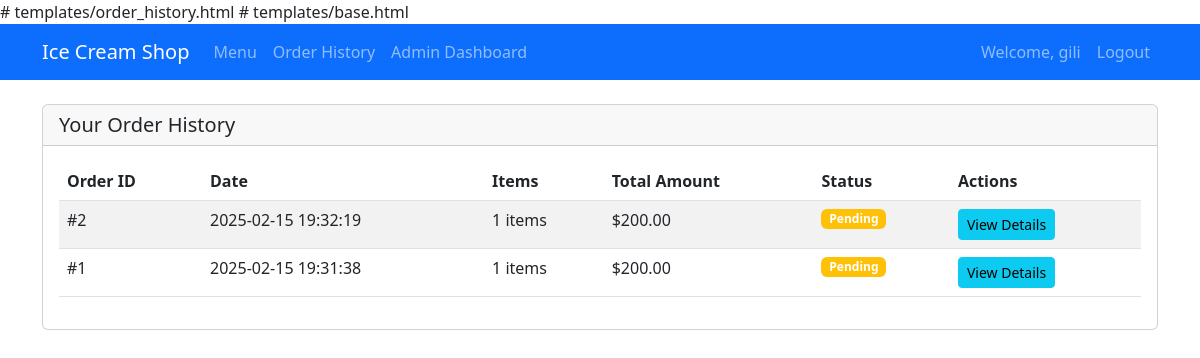
The app's page /order-history (signed in) with its own data.
### models.py (models this page shows)
class User(UserMixin, db.Model):
    id = db.Column(db.Integer, primary_key=True)
    username = db.Column(db.String(80), unique=True, nullable=False)
    email = db.Column(db.String(120), unique=True, nullable=False)
    password_hash = db.Column(db.String(128))
    is_admin = db.Column(db.Boolean, default=False)
    orders = db.relationship('Order', backref='customer', lazy=True)

class Order(db.Model):
    id = db.Column(db.Integer, primary_key=True)
    user_id = db.Column(db.Integer, db.ForeignKey('user.id'), nullable=False)
    date_ordered = db.Column(db.DateTime, default=datetime.utcnow)
    status = db.Column(db.String(20), default='pending')
    total_amount = db.Column(db.Float, nullable=False)
    items = db.relationship('OrderItem', backref='order', lazy=True)

### app.py (the view)
@app.route('/order-history')
@login_required
def order_history():
    orders = Order.query.filter_by(user_id=current_user.id).order_by(Order.date_ordered.desc()).all()
    return render_template('order_history.html', orders=orders)

### app.py (called while the page is built)
@login_manager.user_loader
def load_user(user_id):
    return User.query.get(int(user_id))

### templates/order_history.html (shortened to what this page needs)
{% extends "base.html" %}
{% block content %}
<div class="card">
    <div class="card-header">
        <h5 class="mb-0">
            {% if current_user.is_admin and user_id %}
                Order History for {{ user.username }}
            {% else %}
                Your Order History
            {% endif %}
        </h5>
    </div>
    <div class="card-body">
        {% if orders %}
        <div class="table-responsive">
            <table class="table table-striped">
                <thead>
                    <tr>
                        <th>Order ID</th>
                        <th>Date</th>
                        <th>Items</th>
                        <th>Total Amount</th>
                        <th>Status</th>
                        <th>Actions</th>
                    </tr>
                </thead>
                <tbody>
                    {% for order in orders %}
                    <tr>
                        <td>#{{ order.id }}</td>
                        <td>{{ order.date_ordered.strftime('%Y-%m-%d %H:%M:%S') }}</td>
                        <td>{{ order.items|length }} items</td>
                        <td>${{ "%.2f"|format(order.total_amount) }}</td>
                        <td>
                            <span class="badge bg-{{ 'success' if order.status == 'completed' else 'warning' }}">
                                {{ order.status|title }}
                            </span>
                        </td>
                        <td>
                            <a href="{{ url_for('view_order', id=order.id) }}" class="btn btn-sm btn-info">View Details</a>
                        </td>
                    </tr>
                    {% endfor %}
                </tbody>
            </table>
        </div>
        {% else %}
        <p class="text-center">No orders found.</p>
        {% endif %}
    </div>
</div>
{% endblock %}

### templates/base.html (shortened to what this page needs)
# templates/base.html
<!DOCTYPE html>
<html lang="en">
<head>
    <link href="https://cdn.jsdelivr.net/npm/bootstrap@5.3.0/dist/css/bootstrap.min.css" rel="stylesheet">
</head>
<body>
    <nav class="navbar navbar-expand-lg navbar-dark bg-primary">
        <div class="container">
            <a class="navbar-brand" href="{{ url_for('index') }}">Ice Cream Shop</a>
            <div class="collapse navbar-collapse" id="navbarNav">
                <ul class="navbar-nav me-auto">
                    <li class="nav-item">
                        <a class="nav-link" href="{{ url_for('index') }}">Menu</a>
                    </li>
                    {% if current_user.is_authenticated %}
                        <li class="nav-item">
                            <a class="nav-link" href="{{ url_for('order_history') }}">Order History</a>
                        </li>
                        {% if current_user.is_admin %}
                            <li class="nav-item">
                                <a class="nav-link" href="{{ url_for('admin_dashboard') }}">Admin Dashboard</a>
                            </li>
                        {% endif %}
                    {% endif %}
                </ul>
                <ul class="navbar-nav">
                    {% if current_user.is_authenticated %}
                        <li class="nav-item">
                            <span class="nav-link">Welcome, {{ current_user.username }}</span>
                        </li>
                        <li class="nav-item">
                            <a class="nav-link" href="{{ url_for('logout') }}">Logout</a>
                        </li>
                    {% endif %}
                </ul>
            </div>
        </div>
    </nav>
    <div class="container mt-4">
        {% block content %}{% endblock %}
    </div>
</body>
</html>

### records on screen
User: username "gili"
Order: id "2", date_ordered "2025-02-15 19:32:19", items|length "1", total_amount "200.00", status "Pending"
Order: id "1", date_ordered "2025-02-15 19:31:38", items|length "1", total_amount "200.00", status "Pending"
